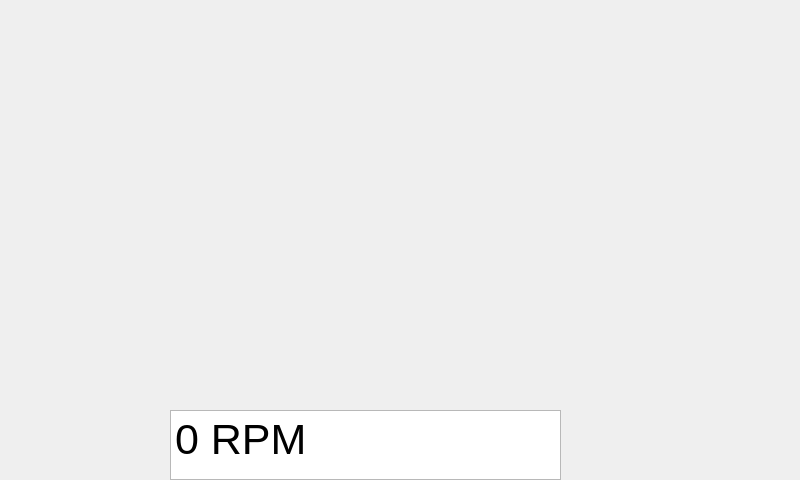
<?xml version="1.0" encoding="UTF-8"?>
<ui version="4.0">
 <class>MainWindow</class>
 <widget class="QMainWindow" name="MainWindow">
  <property name="geometry">
   <rect>
    <x>0</x>
    <y>0</y>
    <width>800</width>
    <height>480</height>
   </rect>
  </property>
  <property name="minimumSize">
   <size>
    <width>800</width>
    <height>480</height>
   </size>
  </property>
  <property name="maximumSize">
   <size>
    <width>800</width>
    <height>480</height>
   </size>
  </property>
  <property name="windowTitle">
   <string>MainWindow</string>
  </property>
  <widget class="QWidget" name="centralwidget">
   <property name="minimumSize">
    <size>
     <width>800</width>
     <height>480</height>
    </size>
   </property>
   <property name="maximumSize">
    <size>
     <width>800</width>
     <height>480</height>
    </size>
   </property>
   <widget class="QLabel" name="Background">
    <property name="geometry">
     <rect>
      <x>0</x>
      <y>0</y>
      <width>800</width>
      <height>480</height>
     </rect>
    </property>
    <property name="minimumSize">
     <size>
      <width>800</width>
      <height>480</height>
     </size>
    </property>
    <property name="maximumSize">
     <size>
      <width>800</width>
      <height>480</height>
     </size>
    </property>
    <property name="autoFillBackground">
     <bool>true</bool>
    </property>
    <property name="text">
     <string/>
    </property>
    <property name="pixmap">
     <pixmap resource="res.qrc">:/Images/Images/Background.png</pixmap>
    </property>
   </widget>
   <widget class="QLabel" name="Speed">
    <property name="geometry">
     <rect>
      <x>170</x>
      <y>70</y>
      <width>431</width>
      <height>300</height>
     </rect>
    </property>
    <property name="minimumSize">
     <size>
      <width>200</width>
      <height>200</height>
     </size>
    </property>
    <property name="text">
     <string/>
    </property>
    <property name="pixmap">
     <pixmap resource="res.qrc">:/Images/Images/0.png</pixmap>
    </property>
   </widget>
   <widget class="QLabel" name="leftSign">
    <property name="geometry">
     <rect>
      <x>0</x>
      <y>0</y>
      <width>150</width>
      <height>150</height>
     </rect>
    </property>
    <property name="minimumSize">
     <size>
      <width>150</width>
      <height>150</height>
     </size>
    </property>
    <property name="text">
     <string/>
    </property>
    <property name="pixmap">
     <pixmap resource="res.qrc">:/Images/Images/Turn_left_0.png</pixmap>
    </property>
   </widget>
   <widget class="QLabel" name="Right_sign">
    <property name="geometry">
     <rect>
      <x>650</x>
      <y>0</y>
      <width>150</width>
      <height>150</height>
     </rect>
    </property>
    <property name="text">
     <string/>
    </property>
    <property name="pixmap">
     <pixmap resource="res.qrc">:/Images/Images/Turn_right_0.png</pixmap>
    </property>
   </widget>
   <widget class="QLabel" name="Runninglight">
    <property name="geometry">
     <rect>
      <x>160</x>
      <y>110</y>
      <width>61</width>
      <height>61</height>
     </rect>
    </property>
    <property name="text">
     <string/>
    </property>
    <property name="pixmap">
     <pixmap resource="res.qrc">:/Images/Images/Runing_light.png</pixmap>
    </property>
   </widget>
   <widget class="QLabel" name="highlight">
    <property name="geometry">
     <rect>
      <x>550</x>
      <y>110</y>
      <width>61</width>
      <height>61</height>
     </rect>
    </property>
    <property name="text">
     <string/>
    </property>
    <property name="pixmap">
     <pixmap resource="res.qrc">:/Images/Images/High_light.png</pixmap>
    </property>
   </widget>
   <widget class="QLabel" name="Park">
    <property name="geometry">
     <rect>
      <x>670</x>
      <y>200</y>
      <width>101</width>
      <height>100</height>
     </rect>
    </property>
    <property name="text">
     <string/>
    </property>
    <property name="pixmap">
     <pixmap resource="res.qrc">:/Images/Images/Park.png</pixmap>
    </property>
   </widget>
   <widget class="QLabel" name="Horn">
    <property name="geometry">
     <rect>
      <x>40</x>
      <y>190</y>
      <width>91</width>
      <height>81</height>
     </rect>
    </property>
    <property name="text">
     <string/>
    </property>
    <property name="pixmap">
     <pixmap resource="res.qrc">:/Images/Images/Horn.png</pixmap>
    </property>
   </widget>
   <widget class="QLabel" name="Neutrino">
    <property name="geometry">
     <rect>
      <x>0</x>
      <y>320</y>
      <width>161</width>
      <height>161</height>
     </rect>
    </property>
    <property name="text">
     <string/>
    </property>
    <property name="pixmap">
     <pixmap resource="res.qrc">:/Images/Images/Neutrino_logo.png</pixmap>
    </property>
   </widget>
   <widget class="QLabel" name="ever">
    <property name="geometry">
     <rect>
      <x>570</x>
      <y>340</y>
      <width>231</width>
      <height>150</height>
     </rect>
    </property>
    <property name="minimumSize">
     <size>
      <width>150</width>
      <height>150</height>
     </size>
    </property>
    <property name="text">
     <string/>
    </property>
    <property name="pixmap">
     <pixmap resource="res.qrc">:/Images/Images/EVER.png</pixmap>
    </property>
   </widget>
   <widget class="QTextEdit" name="RPM">
    <property name="geometry">
     <rect>
      <x>170</x>
      <y>410</y>
      <width>391</width>
      <height>70</height>
     </rect>
    </property>
    <property name="font">
     <font>
      <pointsize>32</pointsize>
      <bold>false</bold>
     </font>
    </property>
    <property name="cursor" stdset="0">
     <cursorShape>BlankCursor</cursorShape>
    </property>
    <property name="layoutDirection">
     <enum>Qt::LeftToRight</enum>
    </property>
    <property name="autoFillBackground">
     <bool>true</bool>
    </property>
    <property name="markdown">
     <string>0 RPM

</string>
    </property>
    <property name="html">
     <string>&lt;!DOCTYPE HTML PUBLIC &quot;-//W3C//DTD HTML 4.0//EN&quot; &quot;http://www.w3.org/TR/REC-html40/strict.dtd&quot;&gt;
&lt;html&gt;&lt;head&gt;&lt;meta name=&quot;qrichtext&quot; content=&quot;1&quot; /&gt;&lt;meta charset=&quot;utf-8&quot; /&gt;&lt;style type=&quot;text/css&quot;&gt;
p, li { white-space: pre-wrap; }
hr { height: 1px; border-width: 0; }
li.unchecked::marker { content: &quot;\2610&quot;; }
li.checked::marker { content: &quot;\2612&quot;; }
&lt;/style&gt;&lt;/head&gt;&lt;body style=&quot; font-family:'Ubuntu'; font-size:32pt; font-weight:400; font-style:normal;&quot;&gt;
&lt;p style=&quot; margin-top:21px; margin-bottom:21px; margin-left:0px; margin-right:0px; -qt-block-indent:0; text-indent:0px;&quot;&gt;0 RPM&lt;/p&gt;&lt;/body&gt;&lt;/html&gt;</string>
    </property>
    <property name="cursorWidth">
     <number>0</number>
    </property>
   </widget>
  </widget>
 </widget>
 <resources>
  <include location="res.qrc"/>
 </resources>
 <connections/>
</ui>
